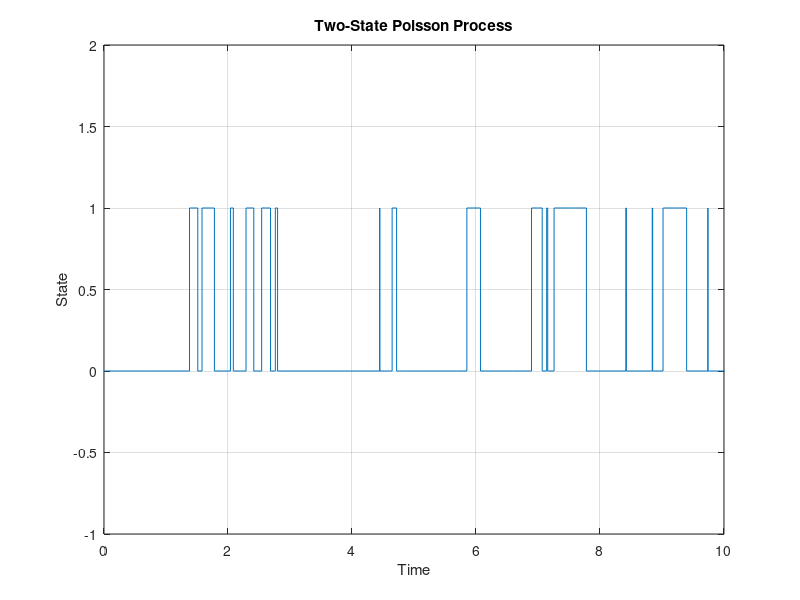

Write MATLAB code to recreate this figure.
%% Readme
% In this script, the system starts in state 0. At each time step, it waits
% for an exponentially distributed time interval (which is determined by
% the current state's arrival rate), and then transitions to the other
% state with a certain probability. This process is performed until the
% total time exceeds the specified simulation time T. The resulting times
% and states are stored in the arrays times and states, which are then
% plotted using the stairs function. The parameters lambda1, lambda2, and p
% can be adjusted to change the arrival rates and transition probabilities.
% Here is a simple MATLAB code to simulate a two-state Poisson process:

%% MATLAB code
close all
clear

% parameters
lambda1 = 5;  % arrival rate in state 1
lambda2 = 10;  % arrival rate in state 2
p = 0.5;  % probability of transitioning from state 1 to state 2
T = 100;  % simulation time

% initialize
time = 0;
state = 0;
times = [0];
states = [0];

% generate Poisson process
while time < T
    if state == 0
        interval = exprnd(1/lambda1);
        time = time + interval;
        if rand < p
            state = 1;
        end
    else  % state == 1
        interval = exprnd(1/lambda2);
        time = time + interval;
        if rand < (1 - p)
            state = 0;
        end
    end
    times = [times; time];
    states = [states; state];
end

% plot
figure;
stairs(times, states);
title('Two-State Poisson Process');
xlabel('Time');
ylabel('State');
ylim([-1 2]);
xlim([0 10]);
grid on;

